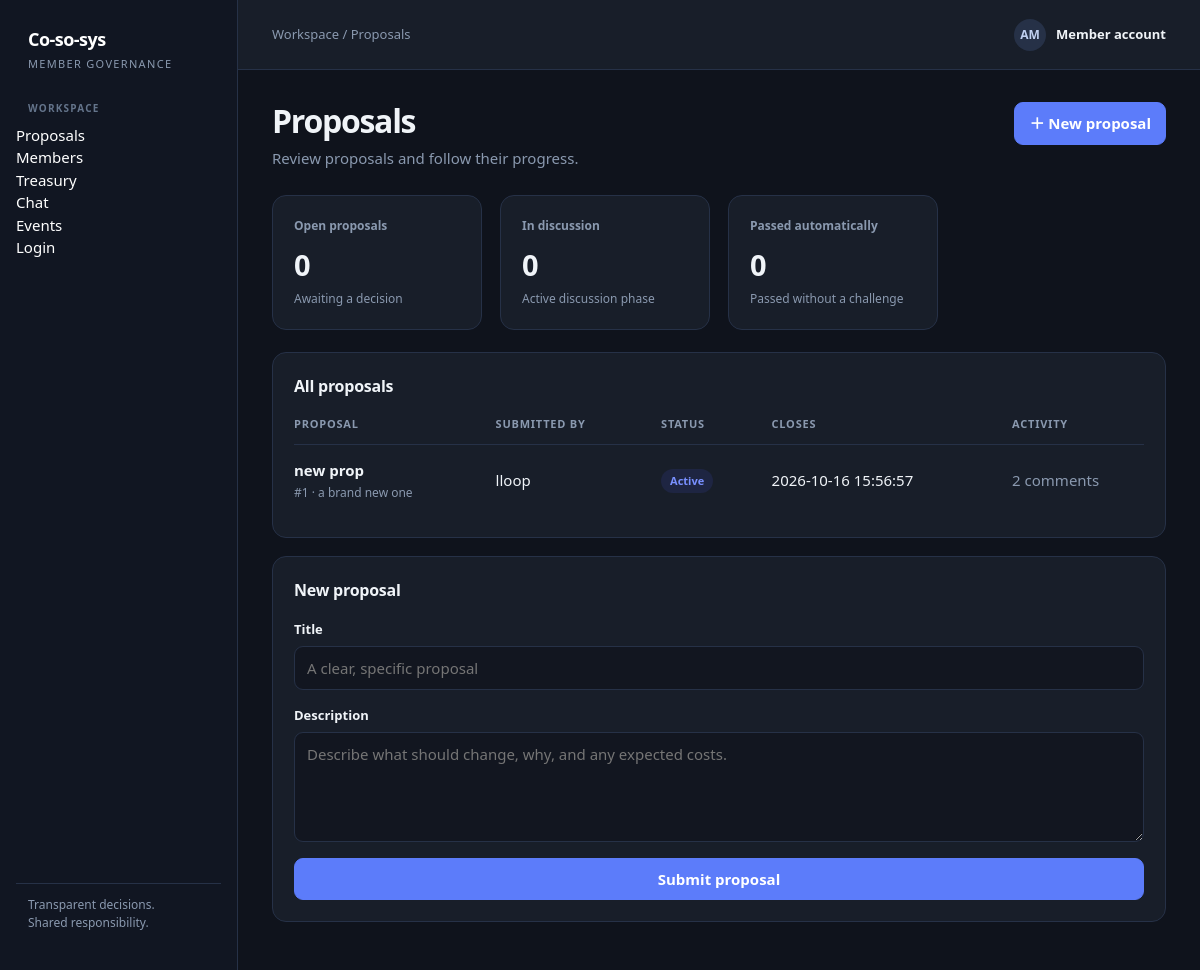
Page /proposals on the committed database.
### tables this page shows
CREATE TABLE proposals (
    id INTEGER PRIMARY KEY AUTOINCREMENT,
    title TEXT NOT NULL,
    description TEXT NOT NULL,
    creator_id INTEGER NOT NULL,
    status TEXT NOT NULL CHECK(status IN ('active', 'passed', 'rejected', 'executed')) DEFAULT 'active',
    created_at TIMESTAMP DEFAULT CURRENT_TIMESTAMP,
    closes_at TIMESTAMP NOT NULL,
    FOREIGN KEY (creator_id) REFERENCES users(id)
);

CREATE TABLE users (
    id INTEGER PRIMARY KEY AUTOINCREMENT,
    username TEXT UNIQUE NOT NULL,
    password TEXT,
    email TEXT,
    role TEXT DEFAULT 'member',
    status TEXT DEFAULT 'Active',
    eligible_to_vote INTEGER DEFAULT 1,
    created_at TIMESTAMP DEFAULT CURRENT_TIMESTAMP
);

### backend/routes_proposals.py (the view, shortened to what this page needs)
@proposals_bp.route('/proposals', methods=['GET', 'POST'])
def get_proposals():
    conn = get_db_connection()
    cursor = conn.cursor()
    cursor.execute("""
        SELECT p.*, u.username as creator_name,
                  (SELECT COUNT(*) FROM chat_messages m WHERE m.proposal_id = p.id) as comment_count
        FROM proposals p
        LEFT JOIN users u ON p.creator_id = u.id
        ORDER BY p.created_at DESC
    """)
    proposals = cursor.fetchall()
    open_count = cursor.execute(
        "SELECT COUNT(*) as count FROM proposals WHERE status IN ('Challenge period', 'Discussion', 'Voting')"
    ).fetchone()['count']
    discussion_count = cursor.execute(
        "SELECT COUNT(*) as count FROM proposals WHERE status = 'Discussion'"
    ).fetchone()['count']
    passed_count = cursor.execute(
        "SELECT COUNT(*) as count FROM proposals WHERE status = 'Passed automatically'"
    ).fetchone()['count']
    conn.close()
    return render_template(
        'proposals.html',
        proposals=proposals,
        open_count=open_count,
        discussion_count=discussion_count,
        passed_count=passed_count,
        active_page='proposals'
    )

### database/db.py (called while the page is built)
def get_db_connection():
    db_path = os.path.join(os.path.dirname(__file__), DB_NAME)
    conn = sqlite3.connect(db_path)
    conn.row_factory = sqlite3.Row
    return conn

### client/templates/proposals.html (shortened to what this page needs)
{% extends "base.html" %}
{% set active_page = "proposals" %}
{% block breadcrumb %}Proposals{% endblock %}
{% block content %}
<div class="page-head">
  <div>
    <h1>Proposals</h1>
    <p class="subtitle">Review proposals and follow their progress.</p>
  </div>
  <a class="button primary" href="#new-proposal">＋ New proposal</a>
</div>
<div class="grid stats">
  <div class="card">
    <div class="stat-label">Open proposals</div>
    <div class="stat-value">{{ open_count }}</div>
    <div class="stat-foot">Awaiting a decision</div>
  </div>
  <div class="card">
    <div class="stat-label">In discussion</div>
    <div class="stat-value">{{ discussion_count }}</div>
    <div class="stat-foot">Active discussion phase</div>
  </div>
  <div class="card">
    <div class="stat-label">Passed automatically</div>
    <div class="stat-value">{{ passed_count }}</div>
    <div class="stat-foot">Passed without a challenge</div>
  </div>
</div>
<div class="card">
  <div class="card-head"><h2>All proposals</h2></div>
  <div class="table-wrap">
    <table>
      <thead>
        <tr><th>Proposal</th><th>Submitted by</th><th>Status</th><th>Closes</th><th>Activity</th></tr>
      </thead>
      <tbody>
        {% for proposal in proposals %}
        <tr>
          <td>
            <a href="{{ url_for('proposals_bp.proposal_detail', proposal_id=proposal.id) }}" class="primary-cell">{{ proposal.title }}</a>
            <div class="secondary">#{{ proposal.id }} · {{ proposal.description[:80] }}{% if proposal.description|length > 80 %}…{% endif %}</div>
          </td>
          <td>{{ proposal.creator_name or 'Unknown member' }}</td>
          <td><span class="badge blue">{{ proposal.status|replace('_', ' ')|title }}</span></td>
          <td>{{ proposal.closes_at }}</td>
          <td class="muted">{{ proposal.comment_count }} comments</td>
        </tr>
        {% else %}
        <tr><td colspan="5"><div class="empty">No proposals yet. Create the first one below.</div></td></tr>
        {% endfor %}
      </tbody>
    </table>
  </div>
</div>
<div class="card" id="new-proposal" style="margin-top: 18px;">
  <div class="card-head"><h2>New proposal</h2></div>
  <form class="form-grid" method="post" action="{{ url_for('proposals_bp.get_proposals') }}">
    <div class="field">
      <label for="proposal-title">Title</label>
      <input id="proposal-title" name="title" placeholder="A clear, specific proposal" required>
    </div>
    <div class="field">
      <label for="proposal-body">Description</label>
      <textarea id="proposal-body" name="body" placeholder="Describe what should change, why, and any expected costs." required></textarea>
    </div>
    <button class="button primary" type="submit">Submit proposal</button>
  </form>
</div>
{% endblock %}

### client/static/style.css (style rules this page uses)
:root { color-scheme: dark; --bg: #0f131c; --panel: #181e29; --ink: #f0f4f8; --muted: #8a99af; --line: #263147; --nav: #111622; --nav-muted: #8a99af; --accent: #5c7cfa; --accent-soft: #1e2542; --green: #2ea043; --green-soft: #112a1d; --amber: #d29922; --amber-soft: #382b12; --red: #da3633; --red-soft: #3d1717; --radius: 14px; }
* { box-sizing: border-box; }
body { margin: 0; background: var(--bg); color: var(--ink); font: 15px/1.5 system-ui, -apple-system, BlinkMacSystemFont, "Segoe UI", sans-serif; }
a { color: inherit; text-decoration: none; }
button, input, select, textarea { font: inherit; }
.page-head { display: flex; justify-content: space-between; align-items: flex-start; gap: 20px; margin-bottom: 25px; }
h1 { font-size: clamp(25px, 3vw, 32px); line-height: 1.2; letter-spacing: -.04em; margin: 0 0 7px; }
h2 { font-size: 16px; margin: 0; letter-spacing: -.015em; }
p { margin: 0; }
.subtitle { color: var(--muted); max-width: 720px; }
.button { display: inline-flex; align-items: center; justify-content: center; border: 1px solid var(--line); border-radius: 9px; background: #222b3b; color: var(--ink); padding: 9px 14px; font-weight: 650; cursor: pointer; white-space: nowrap; }
.button.primary { background: var(--accent); border-color: var(--accent); color: white; }
.grid { display: grid; gap: 18px; }
.stats { grid-template-columns: repeat(4, minmax(0, 1fr)); margin-bottom: 22px; }
.card { background: var(--panel); border: 1px solid var(--line); border-radius: var(--radius); padding: 21px; min-width: 0; }
.stat-label { color: var(--muted); font-size: 12px; font-weight: 650; margin-bottom: 8px; }
.stat-value { font-size: 29px; font-weight: 760; letter-spacing: -.04em; }
.stat-foot { color: var(--muted); font-size: 12px; margin-top: 4px; }
.card-head { display: flex; align-items: center; justify-content: space-between; gap: 14px; margin-bottom: 18px; }
.table-wrap { overflow-x: auto; }
table { width: 100%; border-collapse: collapse; text-align: left; }
th { color: var(--muted); font-size: 11px; font-weight: 750; letter-spacing: .07em; text-transform: uppercase; padding: 0 12px 11px; }
td { border-top: 1px solid var(--line); padding: 14px 12px; vertical-align: middle; }
th:first-child, td:first-child { padding-left: 0; }
th:last-child, td:last-child { padding-right: 0; }
.primary-cell { font-weight: 700; }
.secondary { color: var(--muted); font-size: 12px; margin-top: 3px; }
.badge { display: inline-flex; align-items: center; gap: 6px; padding: 4px 9px; border-radius: 999px; background: #263147; color: #a0b0d0; font-size: 11px; font-weight: 750; white-space: nowrap; }
.badge.blue { background: var(--accent-soft); color: #7990ff; }
.form-grid { display: grid; gap: 16px; }
.field { display: grid; gap: 6px; }
label { font-size: 13px; font-weight: 700; }
input, select, textarea { width: 100%; border: 1px solid var(--line); border-radius: 9px; padding: 10px 12px; background: #121620; color: var(--ink); }
textarea { resize: vertical; min-height: 110px; }
.muted { color: var(--muted); }

### rows in the picture
proposals: title "new prop", id "1", description "a brand new one", username "lloop", status "Active", closes_at "2026-10-16 15:56:57", comment_count "2"

### other values in the picture
{{ open_count }} "0"
{{ discussion_count }} "0"
{{ passed_count }} "0"
